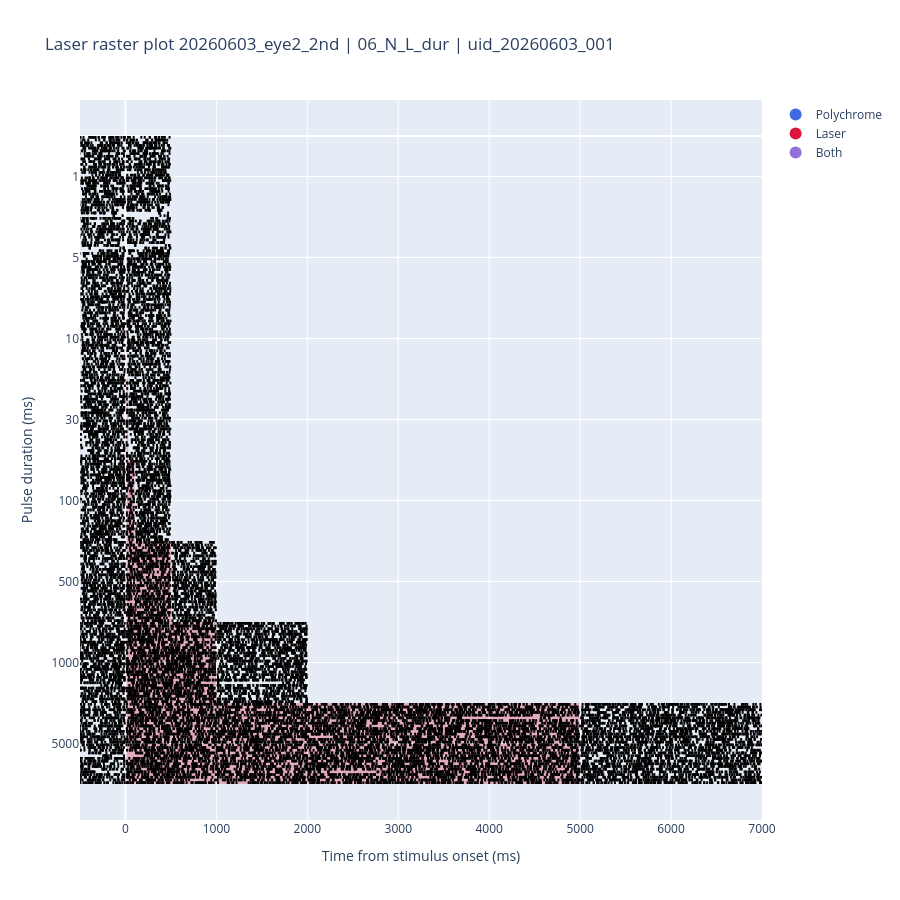

The cell this chart's notebook holds for it:
### Code cell
#25
import plotly.graph_objects as go

fig = go.Figure()

# ------------------------------------------
# Stimulation legend
# ------------------------------------------

fig.add_scatter(
    x=[None], y=[None],
    mode="markers",
    marker=dict(size=12, color="royalblue"),
    name="Polychrome",
)

fig.add_scatter(
    x=[None], y=[None],
    mode="markers",
    marker=dict(size=12, color="crimson"),
    name="Laser",
)

fig.add_scatter(
    x=[None], y=[None],
    mode="markers",
    marker=dict(size=12, color="mediumpurple"),
    name="Both",
)

# ------------------------------------------
# Select analysis view
# ------------------------------------------

"""
Select which stimulation view to display.

For ordinary recordings there is only one available view.
For combined (LC_B) recordings this can be either
'Polychrome' or 'Laser'.
"""

# For now, display the first available view.
# Later this can become:
#
#     for view in analysis_views:
#
view = analysis_views[0]

view_name = view["name"]
view_spiketimes = all_spiketimes[view_name]
stim_windows = view["stim_windows"]

# Metadata for this analysis view
group_column = view["group_column"]
group_label = view["group_label"]

on_duration_column = view["on_duration_column"]
off_duration_column = view["off_duration_column"]

print(f"Displaying {view_name}")
print(f"Grouping by : {group_column}")

# ------------------------------------------
# Vertical offsets
# ------------------------------------------

burst_offset = 0

# Spike coordinates
x_plot = []
y_plot = []

# Tick labels
yticks = []
ytext = []

# ------------------------------------------
# Trial metadata
# ------------------------------------------

trial_df = (
    data_io.trial_df
    .query("train_id in @view_spiketimes.keys()")
)

# ------------------------------------------
# Order stimulation conditions
# ------------------------------------------

sorted_train_ids = (
    trial_df
    .sort_values(group_column)
    .drop_duplicates("train_id")
    ["train_id"]
    .tolist()
)

# ------------------------------------------
# Determine x-axis limits
# ------------------------------------------

cycle_durations = (
    trial_df[on_duration_column]
    + trial_df[off_duration_column]
)

min_cycle_duration = cycle_durations.min()
max_cycle_duration = cycle_durations.max()

x_axis_start = -min(
    t_pre,
    min_cycle_duration,
)

x_axis_end = min(
    t_post,
    max_cycle_duration,
)

# ------------------------------------------
# Draw raster
# ------------------------------------------

for train_id in sorted_train_ids:

    spiketrains = view_spiketimes[train_id]

    df = trial_df.query(
        "train_id == @train_id"
    )

    group_value = df.iloc[0][group_column]

    row = burst_df.query(
        "train_id == @train_id"
    ).iloc[0]

    off_duration = df.iloc[0][off_duration_column]

    # End of the final stimulus in this burst
    _, windows = stim_windows(row)
    stimulus_duration = max(
        x1 - x0
        for x0, x1, _ in windows
    )

    stimulus_end = max(
        x1 for _, x1, _ in windows
    )

    # Display one complete stimulation cycle,
    # but never beyond the analysis window.
    display_end = min(
        analysis_window[1],
        stimulus_end + off_duration,
    )

    print(
        f"{train_id}: "
        f"{group_column} = {group_value}"
    )

    group_start = burst_offset

    for sp in spiketrains:

        # Only display spikes within one stimulation cycle
        sp = sp[
            (sp >= analysis_window[0]) &
            (sp <= display_end)
        ]

        x_plot.append(
            np.vstack([
                sp,
                sp,
                np.full(sp.size, np.nan)
            ]).T.flatten()
        )

        y_plot.append(
            np.vstack([
                np.ones(sp.size) * burst_offset,
                np.ones(sp.size) * (burst_offset + 1),
                np.full(sp.size, np.nan)
            ]).T.flatten()
        )

        burst_offset += 1

    group_end = burst_offset
   
    # --------------------------------------
    # Stimulation windows
    # --------------------------------------

    yticks.append(
        (group_start + group_end) / 2
    )

    ytext.append(group_value)

    _, windows = stim_windows(row)

    colour_map = {
        "Polychrome": "royalblue",
        "Laser": "crimson",
    }

    segments = [
        (x0, x1, colour_map[label])
        for x0, x1, label in windows
    ]

    # Draw overlap in purple

    if len(segments) == 2:

        polychrome = next(
            s for s in segments
            if s[2] == "royalblue"
        )

        laser = next(
            s for s in segments
            if s[2] == "crimson"
        )

        p0, p1, _ = polychrome
        l0, l1, _ = laser

        overlap0 = max(p0, l0)
        overlap1 = min(p1, l1)

        if overlap1 > overlap0:

            fig.add_shape(
                type="rect",
                x0=overlap0,
                x1=overlap1,
                y0=group_start,
                y1=group_end,
                fillcolor="mediumpurple",
                opacity=0.35,
                line_width=0,
                layer="below",
            )

            if p0 < overlap0:

                fig.add_shape(
                    type="rect",
                    x0=p0,
                    x1=overlap0,
                    y0=group_start,
                    y1=group_end,
                    fillcolor="royalblue",
                    opacity=0.30,
                    line_width=0,
                    layer="below",
                )

            if overlap1 < p1:

                fig.add_shape(
                    type="rect",
                    x0=overlap1,
                    x1=p1,
                    y0=group_start,
                    y1=group_end,
                    fillcolor="royalblue",
                    opacity=0.30,
                    line_width=0,
                    layer="below",
                )

            if l0 < overlap0:

                fig.add_shape(
                    type="rect",
                    x0=l0,
                    x1=overlap0,
                    y0=group_start,
                    y1=group_end,
                    fillcolor="crimson",
                    opacity=0.30,
                    line_width=0,
                    layer="below",
                )

            if overlap1 < l1:

                fig.add_shape(
                    type="rect",
                    x0=overlap1,
                    x1=l1,
                    y0=group_start,
                    y1=group_end,
                    fillcolor="crimson",
                    opacity=0.30,
                    line_width=0,
                    layer="below",
                )

        else:

            for x0, x1, color in segments:

                fig.add_shape(
                    type="rect",
                    x0=x0,
                    x1=x1,
                    y0=group_start,
                    y1=group_end,
                    fillcolor=color,
                    opacity=0.30,
                    line_width=0,
                    layer="below",
                )

    else:

        for x0, x1, color in segments:

            fig.add_shape(
                type="rect",
                x0=x0,
                x1=x1,
                y0=group_start,
                y1=group_end,
                fillcolor=color,
                opacity=0.30,
                line_width=0,
                layer="below",
            )

# ------------------------------------------
# Combine raster lines
# ------------------------------------------

if len(x_plot):

    x_plot = np.hstack(x_plot)
    y_plot = np.hstack(y_plot)

    fig.add_scatter(

        x=x_plot,
        y=y_plot,

        mode="lines",

        line=dict(
            width=2,
            color="black",
        ),

        showlegend=False,

    )

# ------------------------------------------
# Axes
# ------------------------------------------

fig.update_yaxes(

    tickmode="array",

    tickvals=yticks,
    ticktext=ytext,

    title=group_label,

    autorange="reversed",

)

fig.update_xaxes(

    title="Time from stimulus onset (ms)",

    range=[
        x_axis_start,
        x_axis_end,
    ],

)

fig.update_layout(

    title=(
        f"{view_name} raster plot\n"
        f"{session_id} | {rec_id} | {unit_id}"
    ),

    height=900,

)

fig.show()

### Figure 1 — Plotly figure (JSON) as saved in the notebook; plotly's stock layout.template omitted (floating-point values rounded to 4 significant figures; data arrays with more than 128 entries replaced by an {"elided": "..."} marker saying what was removed)
{"data": [{"marker": {"color": "royalblue", "size": 12}, "mode": "markers", "name": "Polychrome", "type": "scatter", "x": [null], "y": [null]}, {"marker": {"color": "crimson", "size": 12}, "mode": "markers", "name": "Laser", "type": "scatter", "x": [null], "y": [null]}, {"marker": {"color": "mediumpurple", "size": 12}, "mode": "markers", "name": "Both", "type": "scatter", "x": [null], "y": [null]}, {"line": {"color": "black", "width": 2}, "mode": "lines", "showlegend": false, "type": "scatter", "x": {"elided": "99513 float values"}, "y": {"elided": "99513 float values"}}], "layout": {"height": 900, "shapes": [{"fillcolor": "crimson", "layer": "below", "line": {"width": 0}, "opacity": 0.3, "type": "rect", "x0": 0, "x1": 1, "y0": 0, "y1": 30}, {"fillcolor": "crimson", "layer": "below", "line": {"width": 0}, "opacity": 0.3, "type": "rect", "x0": 0, "x1": 5, "y0": 30, "y1": 60}, {"fillcolor": "crimson", "layer": "below", "line": {"width": 0}, "opacity": 0.3, "type": "rect", "x0": 0, "x1": 10, "y0": 60, "y1": 90}, {"fillcolor": "crimson", "layer": "below", "line": {"width": 0}, "opacity": 0.3, "type": "rect", "x0": 0, "x1": 30, "y0": 90, "y1": 120}, {"fillcolor": "crimson", "layer": "below", "line": {"width": 0}, "opacity": 0.3, "type": "rect", "x0": 0, "x1": 100, "y0": 120, "y1": 150}, {"fillcolor": "crimson", "layer": "below", "line": {"width": 0}, "opacity": 0.3, "type": "rect", "x0": 0, "x1": 500, "y0": 150, "y1": 180}, {"fillcolor": "crimson", "layer": "below", "line": {"width": 0}, "opacity": 0.3, "type": "rect", "x0": 0, "x1": 1000, "y0": 180, "y1": 210}, {"fillcolor": "crimson", "layer": "below", "line": {"width": 0}, "opacity": 0.3, "type": "rect", "x0": 0, "x1": 5000, "y0": 210, "y1": 240}], "title": {"text": "Laser raster plot\n20260603_eye2_2nd | 06_N_L_dur | uid_20260603_001"}, "xaxis": {"range": [-500, 7000], "title": {"text": "Time from stimulus onset (ms)"}}, "yaxis": {"autorange": "reversed", "tickmode": "array", "ticktext": [1, 5, 10, 30, 100, 500, 1000, 5000], "tickvals": [15, 45, 75, 105, 135, 165, 195, 225], "title": {"text": "Pulse duration (ms)"}}}}
